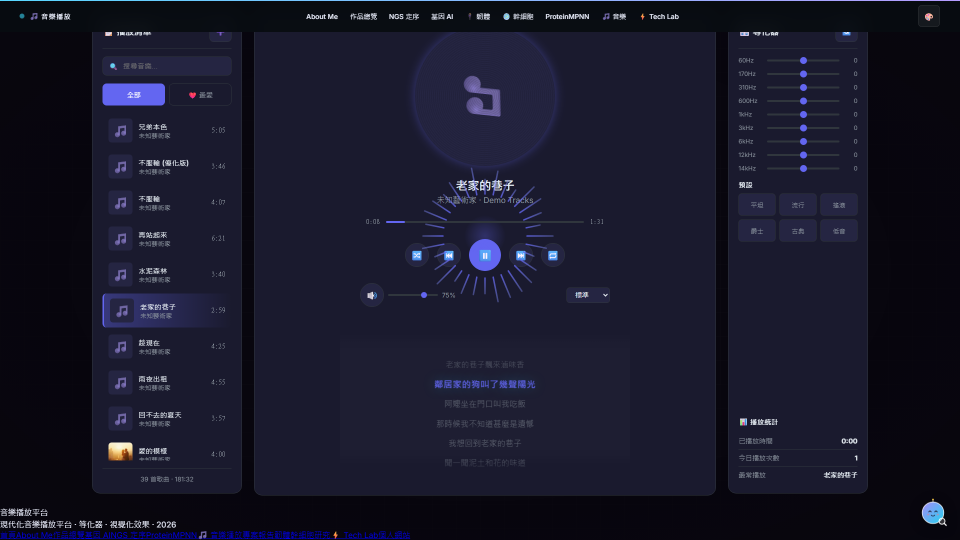
#> input picture lyrics-sync-test.png, 1920 x 1080 px, given in place of chibi-hero.png, which was not available (shown at 1/2 size)
$ python compare_sbs_head.py 1.0
#> lines starting #> are read from the running program, lines starting #| are printed output that depends on the picture; after the words box and inside, x2 and y2 are one past the last pixel; in counts of white or black regions, pixels touching at a corner belong together
#> further down, ref is the input picture: PIL image 1920x1080 RGB; mean R, G, B 24, 24, 41.9
### blender/measure_hero.py
"""Measure astro/public/images/chibi-hero.png so the 3D build can copy its
proportions instead of eyeballing them.

The reference PNG has its checkerboard *painted in* (no alpha channel), so the
figure is separated from the background by flood-filling the background from
the image border and taking the complement.

Prints, in the 1.80-tall character units the Blender build uses:
  * the silhouette half width per height
  * the colour of every material region
  * the eye box (iris) measured off the reference
"""

import os

import numpy as np
from PIL import Image, ImageDraw

REF = os.path.join(os.path.dirname(os.path.abspath(__file__)),
                   "..", "astro", "public", "images", "chibi-hero.png")

TOTAL_H = 1.80          # the Blender character is 1.80 tall


def figure_mask(rgb):
    """True where the character is (background checkerboard removed)."""
    from scipy import ndimage
    r = rgb[:, :, 0].astype(np.int16)
    g = rgb[:, :, 1].astype(np.int16)
    b = rgb[:, :, 2].astype(np.int16)
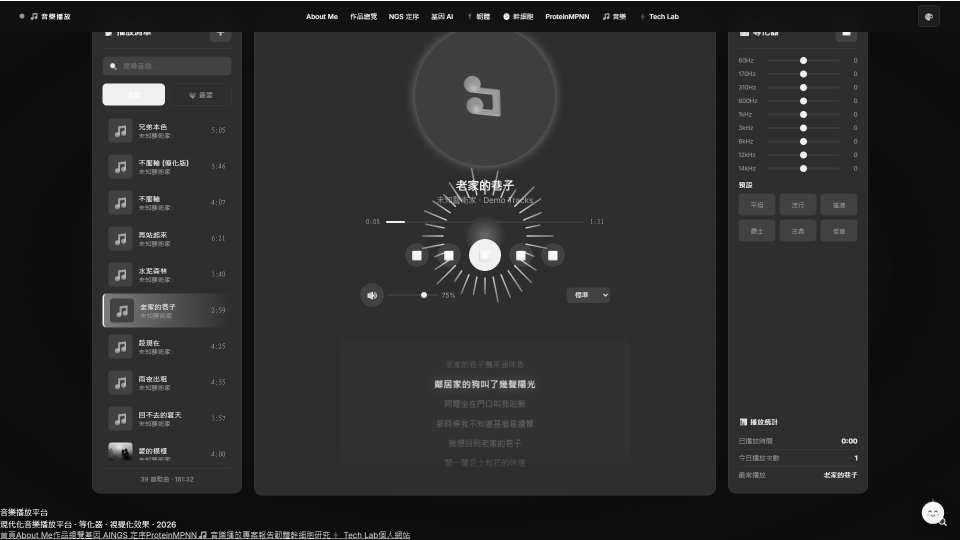
#> b: shape (1080, 1920) int16 (shown at 1/2 size); min 8, max 255, mean 41.9
    lum = 0.299 * r + 0.587 * g + 0.114 * b
    sat = rgb.max(axis=2).astype(np.int16) - rgb.min(axis=2).astype(np.int16)
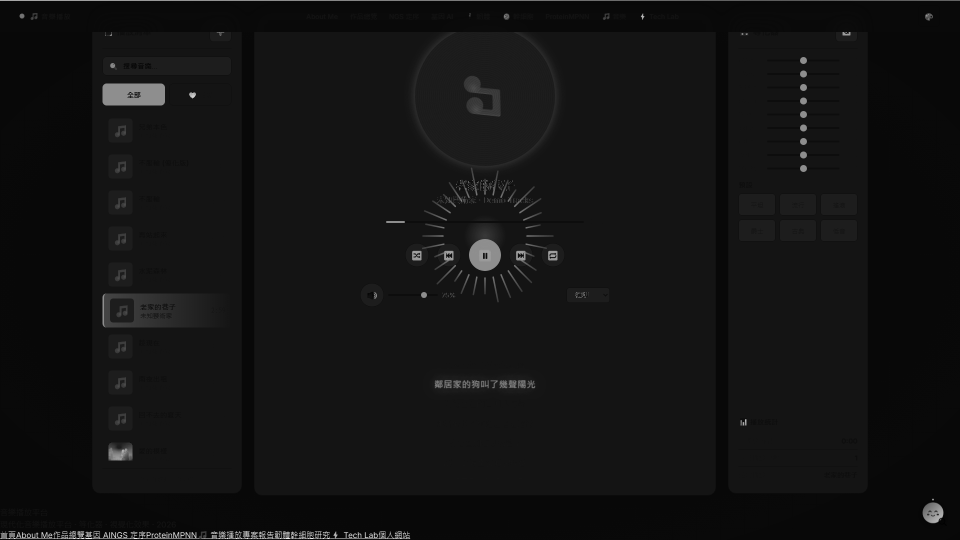
#> sat: shape (1080, 1920) int16 (shown at 1/2 size); min 0, max 238, mean 18.7
    bg_like = (sat < 34) & (lum > 172)
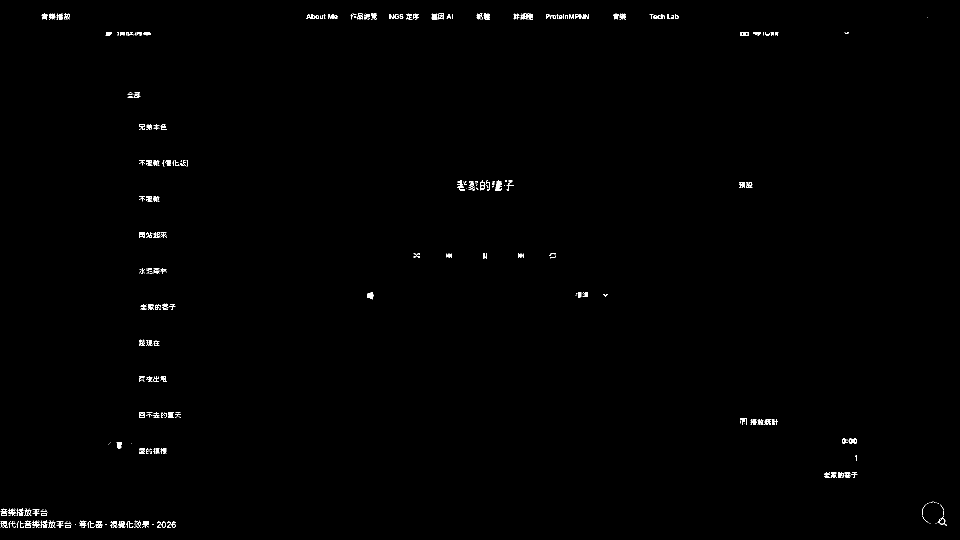
#> bg_like: shape (1080, 1920) bool (shown at 1/2 size); 0.46% white in thin lines or dots
    # the checker squares are separated by anti-aliased seams that are not
    # bg-like, which fragments the backdrop into hundreds of islands.  Close
    # and dilate once so the squares merge back into one backdrop.
    bg_like = ndimage.binary_closing(bg_like, structure=np.ones((5, 5)))
#> bg_like: shape (1080, 1920) bool; 0.95% white; 73 white regions (19 under 20 px), largest, box (x1, y1, x2, y2) and area: (2, 1041, 143, 1056) 1536, (914, 360, 1028, 381) 1309, (2, 1017, 95, 1032) 1072
    bg_like = ndimage.binary_dilation(bg_like, structure=np.ones((7, 7)))
#> bg_like: shape (1080, 1920) bool; 2.1% white; 53 white regions, largest, box (x1, y1, x2, y2) and area: (0, 1038, 146, 1059) 2879, (911, 357, 1031, 384) 2786, (0, 1014, 98, 1035) 1947

    # the backdrop is everything bg-like that touches the image border; the
    # white shirt is bg-like too but it is enclosed by the figure, so it
    # survives.
    lab, n = ndimage.label(bg_like)
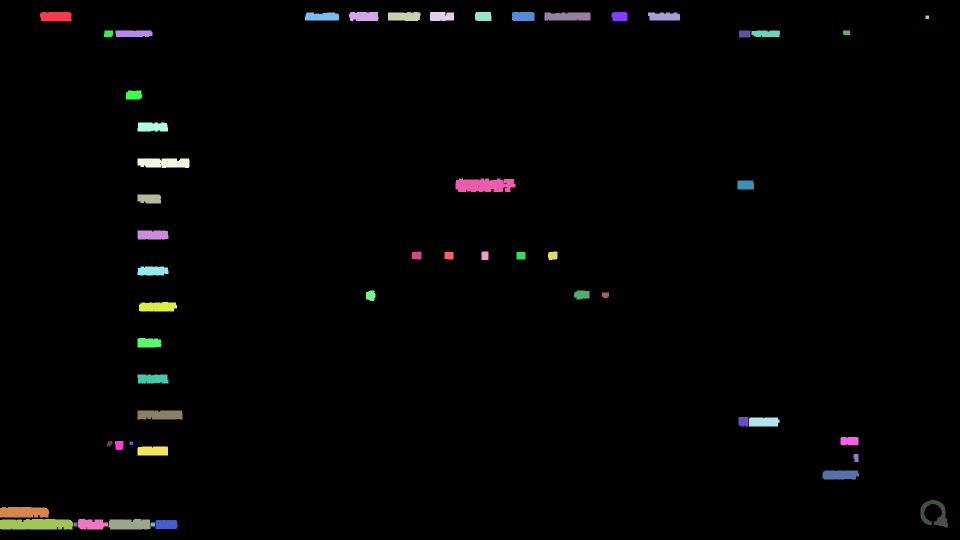
#> lab: shape (1080, 1920) int32 (shown at 1/2 size); 54 distinct labels, from 0 to 53; one colour per label, 0 black
#> n = 53
    border = set(lab[0, :].tolist()) | set(lab[-1, :].tolist())
#> border = 1 item
    border |= set(lab[:, 0].tolist()) | set(lab[:, -1].tolist())
#> border = 3 items
    border.discard(0)
    background = np.isin(lab, list(border)) if border else np.zeros_like(bg_like)
#> background: shape (1080, 1920) bool; 0.23% white; 2 white regions, box (x1, y1, x2, y2) and area: (0, 1038, 146, 1059) 2879, (0, 1014, 98, 1035) 1947
    return ~background


# [121 lines left out: functions blobs, main, not called in this run]


# [2 lines that do not run on import are left out]

### blender/compare_sbs_head.py
from PIL import Image
import numpy as np, sys
sys.path.insert(0, r'D:\project\blender')
from measure_hero import figure_mask

ref = Image.open(r'D:\project\astro\public\images\chibi-hero.png').convert('RGB')
a = np.array(ref); mask = figure_mask(a)
ys, xs = np.nonzero(mask)
ref = ref.crop((xs.min(), ys.min(), xs.max()+1, ys.max()+1))

ours = Image.open(r'D:\project\blender\out\_ortho_front.png').convert('RGBA')
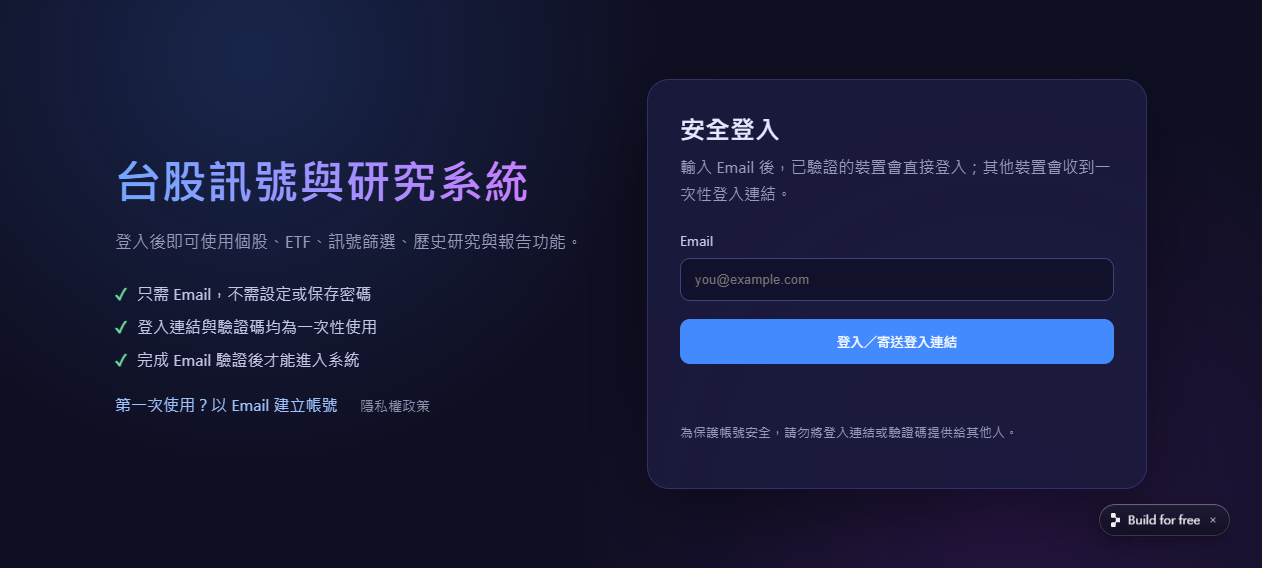
#> input picture _ref_site.png, 1262 x 568 px, given in place of _ortho_front.png, which was not available
oa = np.array(ours); om = oa[...,3] > 127
#> after `om = oa[..., 3] > 127`: om: shape (568, 1262) bool; every value is 1
oys, oxs = np.nonzero(om)
ours = ours.crop((oxs.min(), oys.min(), oxs.max()+1, oys.max()+1))
ours = ours.convert('RGB')
#> ours is the input picture: PIL image 1262x568 RGB; mean R, G, B 25.4, 27.9, 58.2

FRAC = float(sys.argv[1]) if len(sys.argv) > 1 else 0.55
H = 1300

def head(im):
    w, h = im.size
#> w = 1920; h = 1080
    top = im.crop((0, 0, w, int(h * FRAC)))
    s = H / top.height
#> s = 1.2
    return top.resize((max(1, int(top.width * s)), H), Image.LANCZOS)
#> returned value: PIL image 2311x1300 RGB

R = head(ref); O = head(ours)
pad = 16
canvas = Image.new('RGB', (R.width + O.width + pad * 3, H + pad * 2), (255, 255, 255))
#> canvas: PIL image 5247x1332 RGB; every value is 255
canvas.paste(R, (pad, pad)); canvas.paste(O, (R.width + pad * 2, pad))
#> after `canvas.paste(R, (pad, pad))`:
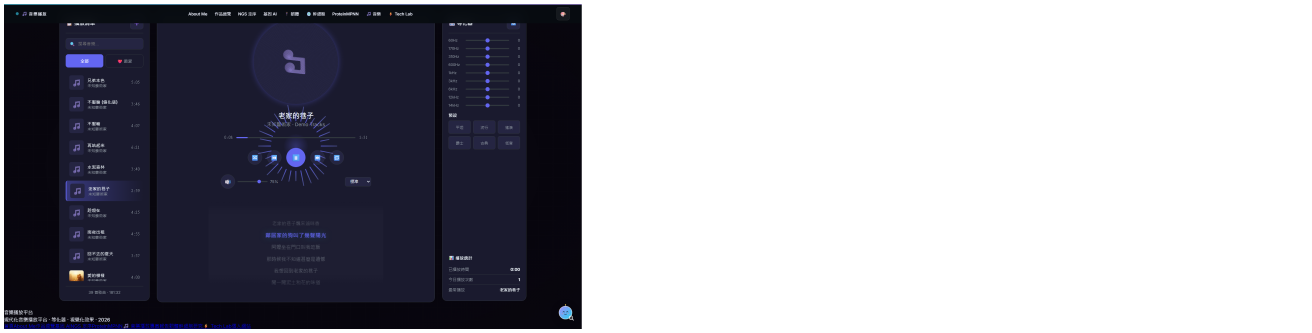
#> canvas: PIL image 5247x1332 RGB (shown at 1/4 size); mean R, G, B 155.7, 155.7, 163.4
#> after `canvas.paste(O, (R.width + pad * 2, pad))`:
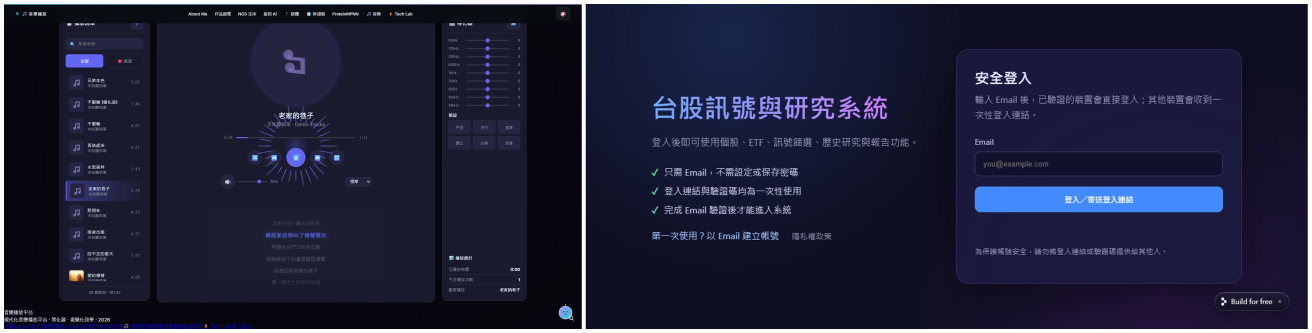
#> canvas: PIL image 5247x1332 RGB (shown at 1/4 size); mean R, G, B 32.4, 33.7, 57.6
canvas.save(r'D:\project\blender\out\_sbs_head.png')
print('sbs_head', canvas.size, 'ref', ref.size, 'ours', ours.size)
#| sbs_head (5247, 1332) ref (1920, 1080) ours (1262, 568)
